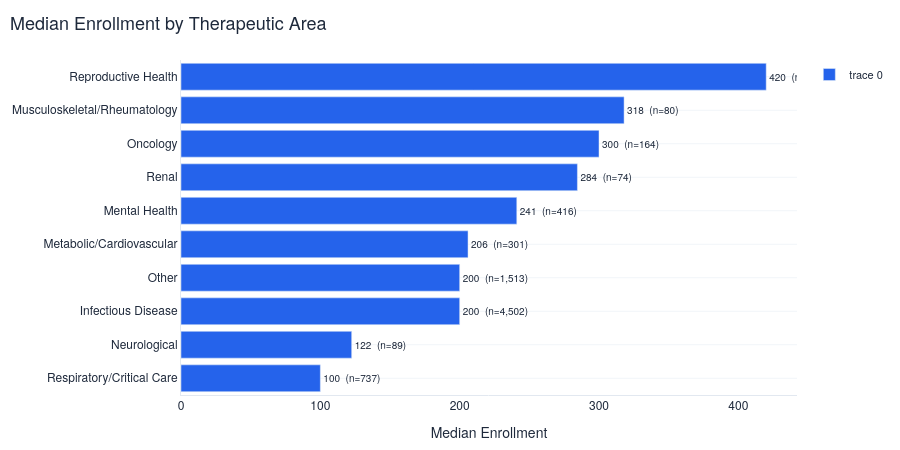

The notebook cell this image was saved under:
### Code cell
# Chart 3B: Horizontal bar — median enrollment by therapeutic area
df_plot = df_3b.sort_values('median_enrollment', ascending=True)

fig = go.Figure()
fig.add_trace(go.Bar(
    y=df_plot['therapeutic_area'],
    x=df_plot['median_enrollment'],
    orientation='h',
    marker_color=COLORS['primary'],
    text=df_plot.apply(lambda r: f"{r['median_enrollment']:,.0f}  (n={r['n_trials']:,})", axis=1),
    textposition='outside',
    textfont=dict(size=10)
))

style_fig(fig, title='Median Enrollment by Therapeutic Area', height=450)
fig.update_xaxes(title_text='Median Enrollment')
fig.show()

### Figure 1 — Plotly figure (JSON) as saved in the notebook; plotly's stock layout.template omitted (floating-point values rounded to 4 significant figures)
{"data": [{"marker": {"color": "#2563EB"}, "orientation": "h", "text": ["100  (n=737)", "122  (n=89)", "200  (n=4,502)", "200  (n=1,513)", "206  (n=301)", "241  (n=416)", "284  (n=74)", "300  (n=164)", "318  (n=80)", "420  (n=52)"], "textfont": {"size": 10}, "textposition": "outside", "type": "bar", "x": [100, 122.5, 200, 200, 206, 241, 284.5, 300, 318, 420], "y": ["Respiratory/Critical Care", "Neurological", "Infectious Disease", "Other", "Metabolic/Cardiovascular", "Mental Health", "Renal", "Oncology", "Musculoskeletal/Rheumatology", "Reproductive Health"]}], "layout": {"font": {"color": "#1E293B", "family": "Helvetica Neue", "size": 12}, "height": 450, "legend": {"bgcolor": "rgba(0,0,0,0)", "font": {"size": 11}}, "margin": {"b": 50, "l": 60, "r": 30, "t": 60}, "paper_bgcolor": "white", "plot_bgcolor": "white", "showlegend": true, "title": {"font": {"color": "#1E293B", "family": "Helvetica Neue", "size": 18}, "pad": {"l": 10, "t": 10}, "text": "Median Enrollment by Therapeutic Area", "x": 0, "xanchor": "left"}, "xaxis": {"linecolor": "#E2E8F0", "linewidth": 1, "showgrid": false, "title": {"text": "Median Enrollment"}}, "yaxis": {"gridcolor": "#F1F5F9", "linecolor": "#E2E8F0", "linewidth": 1, "showgrid": true}}}
